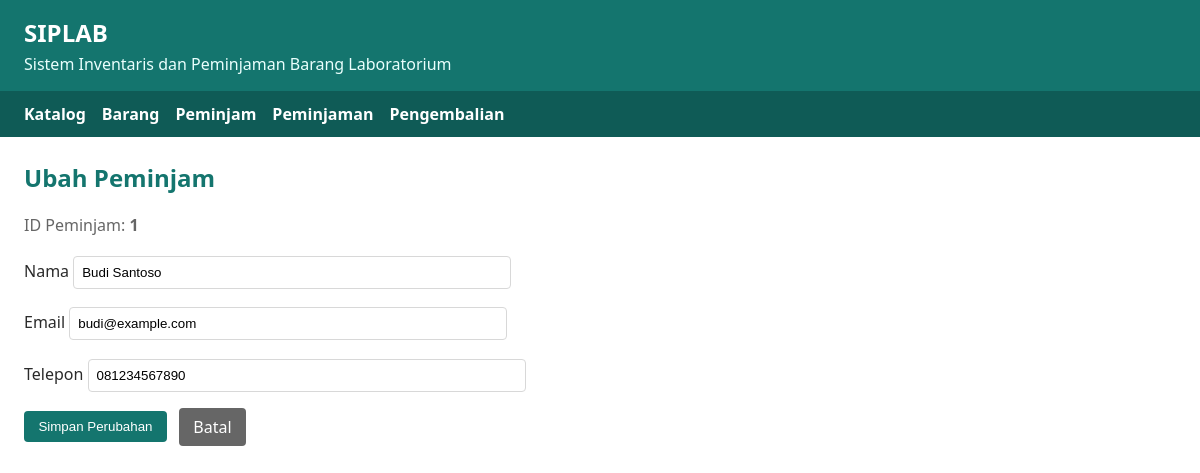
The page /borrowers/edit.php?id=1 on the database its author committed.
### tables this page shows
CREATE TABLE IF NOT EXISTS borrowers (
    BorrowerID INT AUTO_INCREMENT PRIMARY KEY,
    Name VARCHAR(255) NOT NULL,
    Email VARCHAR(255) UNIQUE,
    Phone VARCHAR(20)
);

### src/borrowers/edit.php (the view, shortened to what this page needs)
<?php
require_once __DIR__ . '/../config/db.php';
require_once __DIR__ . '/../layout.php';
$id = (int) ($_GET['id'] ?? 0);
$stmt = $pdo->prepare('SELECT * FROM borrowers WHERE BorrowerID = ?');
$stmt->execute([$id]);
$borrower = $stmt->fetch();
?>
<h2>Ubah Peminjam</h2>
<p class="muted">
    ID Peminjam: <strong><?= (int) $borrower['BorrowerID'] ?></strong>
</p>
<form method="post">
    <label>
        Nama
        <input type="text" name="name" value="<?= e($borrower['Name']) ?>" required>
    </label>
    <label>
        Email
        <input type="email" name="email" value="<?= e($borrower['Email'] ?? '') ?>">
    </label>
    <label>
        Telepon
        <input type="text" name="phone" value="<?= e($borrower['Phone'] ?? '') ?>">
    </label>
    <div class="form-action">
        <button type="submit">Simpan Perubahan</button>
        <a class="button button-secondary" href="list.php">Batal</a>
    </div>
</form>

### src/layout.php (style rules this page uses)
:root { --primary: #14756e; --danger: #b03030; --border: #d8d8d8; --bg-soft: #f7f7f7; }
body { font-family: system-ui, sans-serif; margin: 0; color: #2a2a2a; background: #fff; }
h2 { margin-top: 0; color: var(--primary); }
.button, button { display: inline-block; background: var(--primary); color: #fff; border: 0; border-radius: 4px; padding: 0.5rem 0.9rem; text-decoration: none; cursor: pointer; }
.button-secondary { background: #666; }
form label { display: block; margin-bottom: 0.9rem; }
form input, form select { width: min(420px, 100%); padding: 0.5rem; margin-top: 0.25rem; border: 1px solid var(--border); border-radius: 4px; }
.form-action { display: flex; gap: 0.75rem; align-items: center; margin-top: 1rem; }
.muted { color: #666; }

### rows shown on the page
borrowers: BorrowerID "1", name "Budi Santoso", email "budi@example.com", phone "081234567890"
